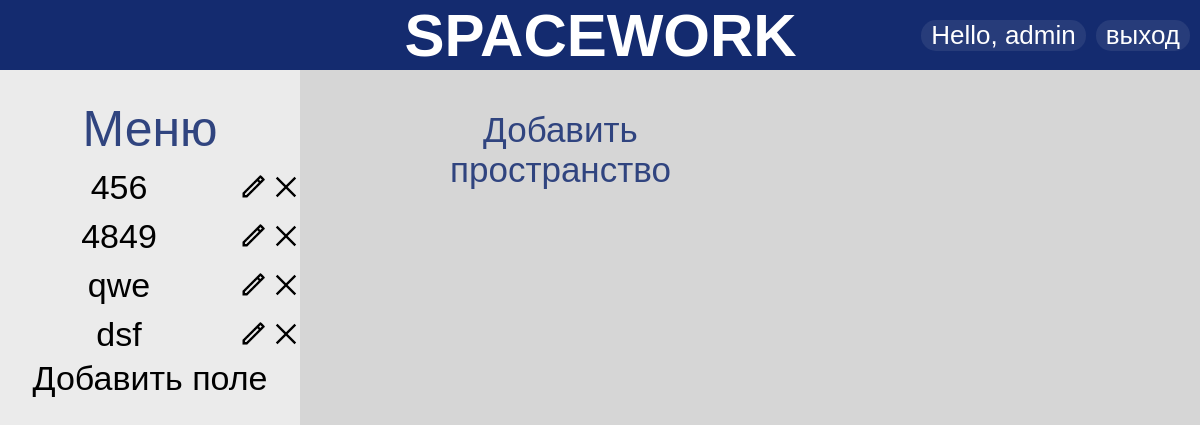
/41 (signed in), run on an earlier commit of the app's database.
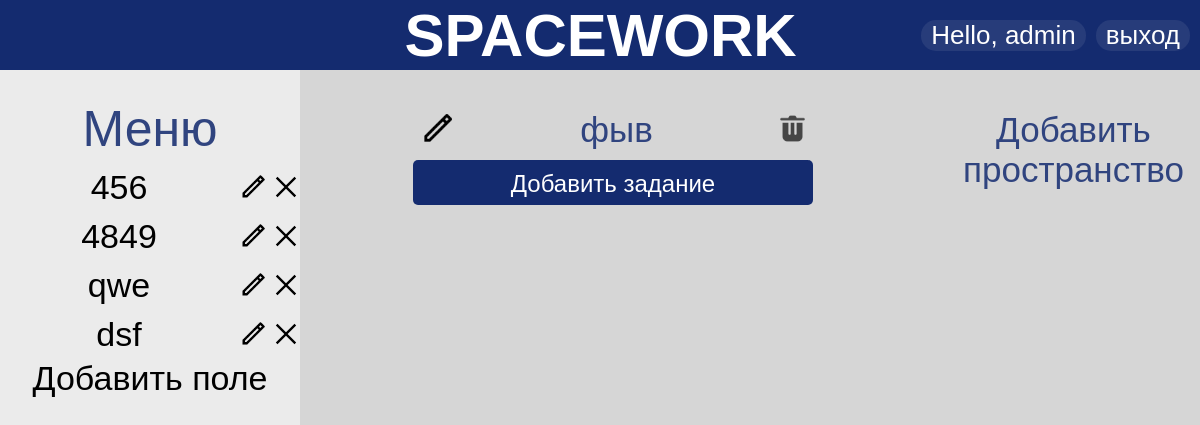
And on a later commit of the database.
### account/models.py (models this page shows, shortened)
class WorkField(models.Model):
    user = models.ForeignKey(User, on_delete=models.CASCADE, null=True, blank=True)
    title = models.CharField(max_length=200, default="")

class TaskField(models.Model):
    workField = models.ForeignKey(WorkField, on_delete=models.CASCADE, null=True, blank=True)
    title = models.CharField(max_length=200, default="")

### account/views.py (the view)
# urls.py: path('<int:pk>', views.main_activePage, name='main_active'),
@login_required(login_url='login')
def main_activePage(request, pk):
    work_field = WorkField.objects.get(id=pk)
    work_fields = WorkField.objects.filter(user=request.user)
    task_fields = TaskField.objects.filter(workField=work_field)
    tasks = Task.objects.all()
    context = {
        'work_field': work_field,
        'work_fields': work_fields,
        'task_fields': task_fields,
        'tasks': tasks,
    }
    return render(request, 'main_active.html', context)

### account/templates/main_active.html (shortened to what this page needs)
{% extends 'main.html' %}
{% block content %}
    {% for task_field in task_fields %}
        <div class="left_list">
            <div class="list_top">
                <a class="edit_btn" href="{% url 'edite_task_field' work_field.pk task_field.pk %}"><img
                        src="../static/img/edit.png" width="35" height="35"></a>
                <p class="list_title">{{ task_field.title }}</p>
                <a class="delete_btn" href="{% url 'delete_task_field' work_field.pk task_field.pk %}"><img
                        src="../static/img/delete_bin.png" width="35" height="35"></a>
            </div>
                <a class="white_text" href="{% url 'add_task' work_field.pk task_field.pk %}">
                    <div class="add_task_btn">
                        Добавить задание
                    </div>
                </a>
            <div class="footer"></div>
        </div>
    {% endfor %}
    <div class="rigth_space">
        <div class="list_top">
            <p class="list_title"><a class="list_title" href="{% url 'add_task_field' work_field.pk %}">Добавить
                пространство</a></p>
        </div>
    </div>
{% endblock %}

### account/templates/main.html (shortened to what this page needs)
{% load static %}
<!DOCTYPE html>
<html lang="en">
<head>
    <link rel="stylesheet" href="{% static 'style2.css' %}?20181209">
</head>
<body>
<div class="header">
    <h1 class="logo_text">SPACEWORK</h1>
    <div class="ent_reg">
        <p class="header_btn">Hello, {{ request.user }}</p>
        <a class="header_btn" href="{% url 'logout' %}">выход</a>
    </div>
</div>
<div class="mainspace">
    <div class="menu">
        <p class="menu_name">Меню</p>
        <div class="menu_title">
            {% block nav %}
                {% for work_field in work_fields %}
                    <div class="menu_list_top">
                        <a href="{% url 'main_active' work_field.pk %}">
                            <p class="space_name">
                                {{ work_field.title }}
                            </p>
                        </a>
                        <p class="edit_btn_mini">
                            <a href="{% url 'edite_work_field' work_field.pk %}">
                                <img src="{% static 'img/edit.png' %}" width="28" height="28">
                            </a>
                        </p>
                        <p class="delete_btn_mini">
                            <a href="{% url 'delete_work_field' work_field.pk %}">
                                <img src="{% static 'img/delete_X.svg' %}" width="28" height="28">
                            </a>
                        </p>
                    </div>
                {% endfor %}
                {% block add_work_field %}
                    <a href="{% url 'add_work_field' %}">
                        <p class="add_space_btn">
                            Добавить поле
                        </p>
                    </a>
                {% endblock %}
            {% endblock %}
        </div>
    </div>
    <div class="space">
        {% block content %}{% endblock %}
    </div>
</div>
</body>
</html>

### account/static/style2.css (style rules this page uses)
* { margin: 0px; font-size: 26px; font-family: Geneva, Arial, Helvetica, sans-serif; }
a { text-decoration: none; color: black; }
body { background-color: rgb(214, 214, 214); overflow-x: hidden; }
.delete_btn { height: 36px; float: right; margin: 0px; margin-right: 3px; padding: 0px; outline: none; border: 0; background: transparent; margin-top: 1px; margin-bottom: -6px; }
.edit_btn { height: 36px; float: right; margin: 0px; margin-right: 3px; padding: 0px; outline: none; border: 0; background: transparent; margin-top: 1px; margin-bottom: -6px; }
.header { height: 70px; background-color: rgb(20, 43, 111); align-items: center; display: flex; width: 100%; }
.logo_text { color: white; margin-left: auto; margin-right: auto; font-size: 60px; padding-left: 300px; padding-right: 20px; }
.ent_reg { display: flex; align-items: center; }
.mainspace { display: flex; }
.space { position: absolute; margin-left: 300px; width: calc(100% - 300px); display: flex; overflow-x: auto; height: calc(100% - 70px); }
.left_list { margin-left: 100px; }
.menu { position: absolute; height: calc(100% - 70px); width: 300px; background-color: rgb(235, 235, 235); }
.list_title { width: 280px; word-wrap: break-word; color: rgb(48, 68, 127); text-align: center; font-size: 35px; }
.space_name { margin-left: -16px; word-wrap: break-word; width: 230px; margin-bottom: 5px; text-align: center; font-size: 34px; }
.menu_name { color: rgb(48, 68, 127); text-align: center; font-size: 50px; margin-top: 30px; margin-bottom: 10px; }
.white_text { color: white; }
.add_task_btn { text-align: center; margin-top: 10px; margin-left: 13px; padding-top: 10px; padding-bottom: 7px; width: 400px; border-radius: 5px; background-color: rgb(20, 43, 111); font-size: 24px; }
.header_btn { margin-right: 10px; color: white; background-color: rgb(39, 60, 122); border-radius: 15px; padding-left: 10px; padding-right: 10px; }
.footer { height: 40px; }
.rigth_space { width: 200px; padding-right: 100px; margin-left: 130px; }
.list_top { margin-top: 40px; flex-shrink: 0; align-items: flex-start; justify-content: space-between; display: flex; margin-left: 20px; }
.menu_list_top { margin-top: 5px; flex-shrink: 0; align-items: center; justify-content: space-between; display: flex; margin-left: 20px; }
.add_space_btn { margin-right: 5px; margin-left: 5px; word-wrap: break-word; width: 290px; margin-bottom: 5px; text-align: center; font-size: 34px; }

What changed in the data, as far as the page shows it:
added TaskField: title "фыв"
